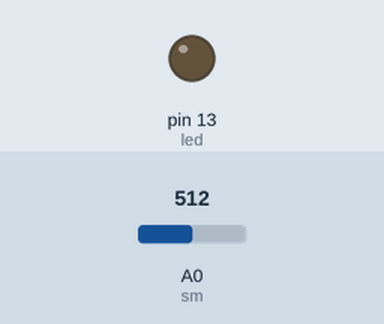
Recording of a sketch running on a simulated Arduino Uno, built with avr-gcc and run on an emulated ATmega328P. Parts: output pins drawn as LEDs (lit = HIGH). Inputs (shaded band) come from the test bench; at power-on: A0 (sm) = 512.

Above: at 1.2 s.
1.3 s: A0 (sm) set to 983
2.8 s: A0 (sm) set to 1013
At 4.0 s:
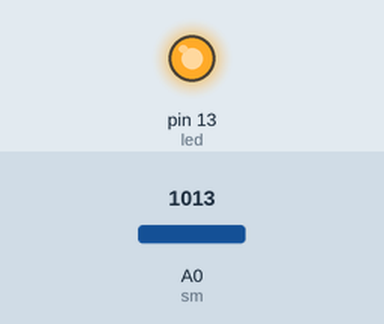
4.3 s: A0 (sm) set to 990
At 5.4 s:
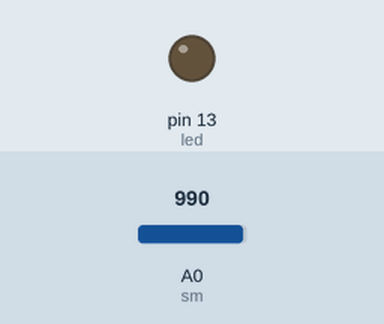
5.8 s: A0 (sm) set to 1010
At 6.5 s:
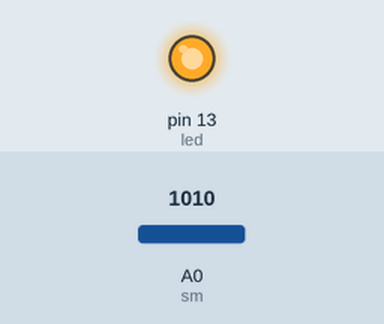
Timing chart, 0 to 8.3 s (numbered marks = the images above; inputs shaded):
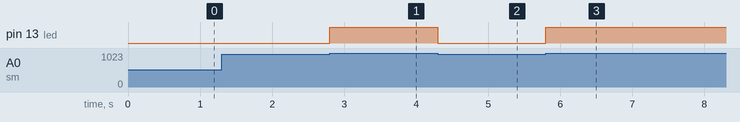

Measured:
- the behaviour switches between 1000 and 1001 on A0 (sm) (found by bisection; images 0 and 1)
- after the input at 1.3 s, every drawn part: stays the same
- after the input at 2.8 s, pin 13 (led): LOW → HIGH at once
- after the input at 4.3 s, pin 13 (led): HIGH → LOW at once
- after the input at 5.8 s, pin 13 (led): LOW → HIGH at once

The sketch:

Soil_Motion_Sensor.ino
```cpp
int sm=A0;
int led=13;
 void setup()
{
  Serial.begin(9600);
  pinMode(sm,INPUT);
  pinMode(led,OUTPUT);
}
void loop()
{
  int x=analogRead(sm);
if(x>1000&&x<1050)
digitalWrite(led,HIGH);
else
digitalWrite(led,LOW);
}
```
